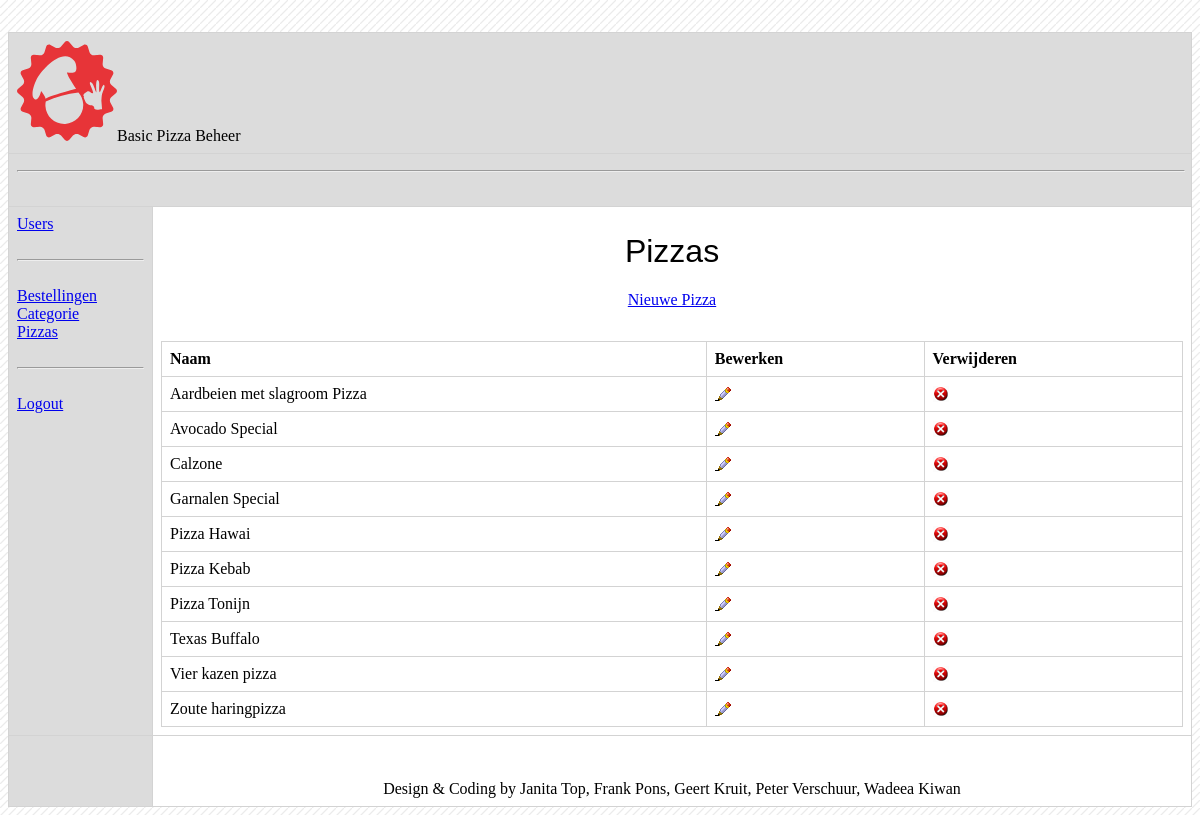
The app's page /cms?p=admin_pizzas (signed in) with its own data.
### tables this page shows
CREATE TABLE `producten` (
  `product_id` int(11) NOT NULL,
  `naam` varchar(80) NOT NULL,
  `omschrijving` text NOT NULL,
  `prijs` smallint(6) NOT NULL,
  `categorie_categorie_id` smallint(6) NOT NULL
);

### cms/pages/admin_pizzas.php (the view, shortened to what this page needs)
<?PHP
if (!isset($_SESSION['level']) OR  $_SESSION['level'] >=5)
{
	if (!isset($_GET['product_id']))
	{
		$product_id = NULL;
	}
	else
	{
		$product_id = $_GET['product_id'];
	}
	if ($i=="create_prod")
	{
		if ($ii=="create")
		{
			mysql_query("INSERT INTO producten (`naam`, `omschrijving`, `prijs`, `categorie_categorie_id` )
			VALUES ('".Escape($_POST['prod_name'])."', '".Escape($_POST['prod_text'])."', '".InsertCash($_POST['prod_price'])."', '".$_POST['cat_id']."')");
			echo "<span class='true_warning' ><strong>Pizza toegevoegd.</strong></span>";
			echo '<META http-equiv="refresh" content="1;URL=?p='.$p.'">';
		}
		else
		{
?>
<form name="create_prod" id="create_prod" method="post" action="?p=<?PHP echo $p?>&i=<?PHP echo $i?>&ii=create" onsubmit="return checkform_create_prod('create_prod')">
<h1>Voeg pizza toe</h1>
        <table>
            <tr>
                <td>*&nbsp;Naam:</td>
                <td><input name="prod_name" type="text" id="prod_name" size="40" maxlength="40" /></td>
            </tr>
            <tr>
                <td>*&nbsp;Cat:</td>
                <td>
					<select name="cat_id">
<?PHP
							$rs_select_cat= mysql_query("SELECT * FROM categorie ORDER BY categorie ASC");
							while ($row_cat= mysql_fetch_array($rs_select_cat))
							{
								echo '<option value="'.$row_cat['categorie_id'].'">'.$row_cat['categorie'].'</option>';
							}
?>
					</select>
				</td>
            </tr>
            <tr>
                <td>*&nbsp;Prijs:</td>
                <td><input name="prod_price" type="text" id="prod_price" size="40" maxlength="40" /></td>
            </tr>
            <tr>
                <td>*&nbsp;Omschrijving:</td>
                <td><textarea name="prod_text" ip="prod_text" rows="4" cols="50"></textarea></td>
            </tr>
        </table>
        <input type="submit" name="Submit" value="Voeg pizza toe" />
</form>
<?PHP
		}
	}
	elseif ($i=="delete_prod")
	{
		mysql_query("DELETE FROM producten WHERE product_id=".$product_id);
		echo "<span class='true_warning' ><strong>Pizza verwijderd.</strong></span>";
		echo '<META http-equiv="refresh" content="1;URL=?p='.$p.'">';
	}
	else
	{
?>
<h1>Pizzas</h1>
<a href="?p=<?PHP echo $p?>&i=create_prod">Nieuwe Pizza</a>
    <table>
        <tr>
            <th>Naam</th>
            <th>Bewerken</th>
			<th>Verwijderen</th>
        </tr>
<?PHP
		$sql_select_prod= mysql_query("SELECT * FROM `producten` ORDER BY naam ASC");
		WHILE ($row_prod= mysql_fetch_array($sql_select_prod))
		{
?>
        <tr>
            <td>
                <?PHP echo $row_prod['naam']?>
            </td>
            <td>
                <a href="?p=<?PHP echo $p?>&i=edit_prod&product_id=<?PHP echo $row_prod['product_id']?>"><img src="../img/edit.png" border="0" alt="Bewerken"></a>
            </td>
            <td>
                <a onclick="return confirm('Weet u zeker dat u deze pizza wilt verwijderen?')" href="?p=<?PHP echo $p?>&i=delete_prod&product_id=<?PHP echo $row_prod['product_id']?>"><img src="../img/del.png" border="0" alt="Verwijderen"></a>
            </td>
        </tr>
<?PHP
		}
?>
	</table>
<?PHP
	}
}
?>

### css/main.css (style rules this page uses)
h1, h2 { color: #E73438; font-family: 'Changa One', cursive; font-weight: normal; }
h1 { margin-top: 1.5em; }
body { background: #fff url('../img/bg.png') 0 0 repeat; color: #000000; text-decoration: none; font-family: Verdana; font-size: 100%; }
table { width:100%; padding: 1em; margin-top: 2em; border:1px solid lightgray; border-collapse: collapse; }
tr, th, td { border:1px solid lightgray; border-collapse: collapse; padding: .5em; }
th { text-align: left; }
.cms table { background: #fff; }
.cms h1, .cms h2 { font-family: Verdana, sans-serif; color: black; margin-top: 0; }

### records on screen
producten: naam "Aardbeien met slagroom Pizza"
producten: naam "Avocado Special"
producten: naam "Calzone"
producten: naam "Garnalen Special"
producten: naam "Pizza Hawai"
producten: naam "Pizza Kebab"
producten: naam "Pizza Tonijn"
producten: naam "Texas Buffalo"
producten: naam "Vier kazen pizza"
producten: naam "Zoute haringpizza"
